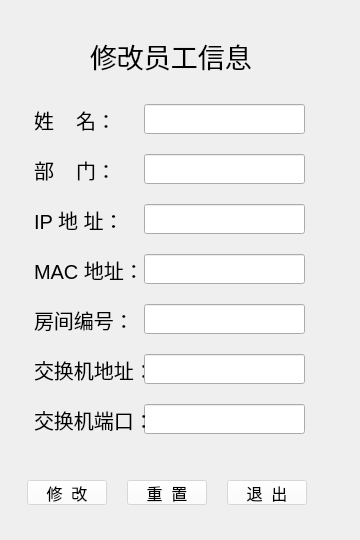
<?xml version="1.0" encoding="UTF-8"?>
<ui version="4.0">
 <class>modify_form</class>
 <widget class="QWidget" name="modify_form">
  <property name="geometry">
   <rect>
    <x>0</x>
    <y>0</y>
    <width>360</width>
    <height>540</height>
   </rect>
  </property>
  <property name="windowTitle">
   <string>Form</string>
  </property>
  <property name="styleSheet">
   <string notr="true">#modify_form{
image: url(:/添加窗口.png);
}</string>
  </property>
  <widget class="QLabel" name="title_label">
   <property name="geometry">
    <rect>
     <x>90</x>
     <y>30</y>
     <width>171</width>
     <height>51</height>
    </rect>
   </property>
   <property name="font">
    <font>
     <family>方正大黑简体</family>
     <pointsize>20</pointsize>
    </font>
   </property>
   <property name="styleSheet">
    <string notr="true">QLable{
font-color:rgb(255,255,255);
}</string>
   </property>
   <property name="text">
    <string>修改员工信息</string>
   </property>
  </widget>
  <widget class="QLabel" name="user_label">
   <property name="enabled">
    <bool>true</bool>
   </property>
   <property name="geometry">
    <rect>
     <x>34</x>
     <y>104</y>
     <width>111</width>
     <height>31</height>
    </rect>
   </property>
   <property name="font">
    <font>
     <pointsize>15</pointsize>
    </font>
   </property>
   <property name="styleSheet">
    <string notr="true"/>
   </property>
   <property name="text">
    <string>姓    名：</string>
   </property>
  </widget>
  <widget class="QLineEdit" name="user_lineEdit">
   <property name="geometry">
    <rect>
     <x>144</x>
     <y>104</y>
     <width>161</width>
     <height>30</height>
    </rect>
   </property>
   <property name="font">
    <font>
     <pointsize>15</pointsize>
    </font>
   </property>
   <property name="text">
    <string/>
   </property>
  </widget>
  <widget class="QLineEdit" name="dept_lineEdit">
   <property name="geometry">
    <rect>
     <x>144</x>
     <y>154</y>
     <width>161</width>
     <height>30</height>
    </rect>
   </property>
   <property name="font">
    <font>
     <pointsize>15</pointsize>
    </font>
   </property>
  </widget>
  <widget class="QLabel" name="dept_label">
   <property name="geometry">
    <rect>
     <x>34</x>
     <y>154</y>
     <width>111</width>
     <height>31</height>
    </rect>
   </property>
   <property name="font">
    <font>
     <pointsize>15</pointsize>
    </font>
   </property>
   <property name="text">
    <string>部    门：</string>
   </property>
  </widget>
  <widget class="QPushButton" name="modify_btn">
   <property name="geometry">
    <rect>
     <x>27</x>
     <y>480</y>
     <width>80</width>
     <height>25</height>
    </rect>
   </property>
   <property name="font">
    <font>
     <pointsize>12</pointsize>
    </font>
   </property>
   <property name="styleSheet">
    <string notr="true">QPushButton{
background-color: rgba(255, 255, 255,50%)
}</string>
   </property>
   <property name="text">
    <string>修  改</string>
   </property>
  </widget>
  <widget class="QPushButton" name="reset_btn">
   <property name="geometry">
    <rect>
     <x>127</x>
     <y>480</y>
     <width>80</width>
     <height>25</height>
    </rect>
   </property>
   <property name="font">
    <font>
     <pointsize>12</pointsize>
    </font>
   </property>
   <property name="styleSheet">
    <string notr="true">QPushButton{
background-color: rgba(255, 255, 255,50%)
}</string>
   </property>
   <property name="text">
    <string>重  置</string>
   </property>
  </widget>
  <widget class="QPushButton" name="quit_btn">
   <property name="geometry">
    <rect>
     <x>227</x>
     <y>480</y>
     <width>80</width>
     <height>25</height>
    </rect>
   </property>
   <property name="font">
    <font>
     <pointsize>12</pointsize>
    </font>
   </property>
   <property name="styleSheet">
    <string notr="true">QPushButton{
background-color: rgba(255, 255, 255,50%)
}</string>
   </property>
   <property name="text">
    <string>退  出</string>
   </property>
  </widget>
  <widget class="QLabel" name="mac_label">
   <property name="geometry">
    <rect>
     <x>34</x>
     <y>254</y>
     <width>111</width>
     <height>31</height>
    </rect>
   </property>
   <property name="font">
    <font>
     <pointsize>15</pointsize>
    </font>
   </property>
   <property name="text">
    <string>MAC 地址：</string>
   </property>
  </widget>
  <widget class="QLabel" name="ip_label">
   <property name="geometry">
    <rect>
     <x>34</x>
     <y>204</y>
     <width>111</width>
     <height>31</height>
    </rect>
   </property>
   <property name="font">
    <font>
     <pointsize>15</pointsize>
    </font>
   </property>
   <property name="text">
    <string>IP 地 址：</string>
   </property>
  </widget>
  <widget class="QLineEdit" name="mac_lineEdit">
   <property name="geometry">
    <rect>
     <x>144</x>
     <y>254</y>
     <width>161</width>
     <height>30</height>
    </rect>
   </property>
   <property name="font">
    <font>
     <pointsize>15</pointsize>
    </font>
   </property>
   <property name="text">
    <string/>
   </property>
  </widget>
  <widget class="QLineEdit" name="ip_lineEdit">
   <property name="geometry">
    <rect>
     <x>144</x>
     <y>204</y>
     <width>161</width>
     <height>30</height>
    </rect>
   </property>
   <property name="font">
    <font>
     <pointsize>15</pointsize>
    </font>
   </property>
   <property name="text">
    <string/>
   </property>
  </widget>
  <widget class="QLineEdit" name="room_lineEdit">
   <property name="geometry">
    <rect>
     <x>144</x>
     <y>304</y>
     <width>161</width>
     <height>30</height>
    </rect>
   </property>
   <property name="font">
    <font>
     <pointsize>15</pointsize>
    </font>
   </property>
   <property name="text">
    <string/>
   </property>
  </widget>
  <widget class="QLabel" name="room_label">
   <property name="geometry">
    <rect>
     <x>34</x>
     <y>304</y>
     <width>111</width>
     <height>31</height>
    </rect>
   </property>
   <property name="font">
    <font>
     <pointsize>15</pointsize>
    </font>
   </property>
   <property name="text">
    <string>房间编号：</string>
   </property>
  </widget>
  <widget class="QLabel" name="switch_label">
   <property name="geometry">
    <rect>
     <x>34</x>
     <y>354</y>
     <width>111</width>
     <height>31</height>
    </rect>
   </property>
   <property name="font">
    <font>
     <pointsize>15</pointsize>
    </font>
   </property>
   <property name="text">
    <string>交换机地址：</string>
   </property>
  </widget>
  <widget class="QLineEdit" name="switch_lineEdit">
   <property name="geometry">
    <rect>
     <x>144</x>
     <y>354</y>
     <width>161</width>
     <height>30</height>
    </rect>
   </property>
   <property name="font">
    <font>
     <pointsize>15</pointsize>
    </font>
   </property>
   <property name="text">
    <string/>
   </property>
  </widget>
  <widget class="QLineEdit" name="port_lineEdit">
   <property name="geometry">
    <rect>
     <x>144</x>
     <y>404</y>
     <width>161</width>
     <height>30</height>
    </rect>
   </property>
   <property name="font">
    <font>
     <pointsize>15</pointsize>
    </font>
   </property>
   <property name="text">
    <string/>
   </property>
  </widget>
  <widget class="QLabel" name="port_label">
   <property name="geometry">
    <rect>
     <x>34</x>
     <y>404</y>
     <width>111</width>
     <height>31</height>
    </rect>
   </property>
   <property name="font">
    <font>
     <pointsize>15</pointsize>
    </font>
   </property>
   <property name="text">
    <string>交换机端口：</string>
   </property>
  </widget>
 </widget>
 <tabstops>
  <tabstop>user_lineEdit</tabstop>
  <tabstop>dept_lineEdit</tabstop>
  <tabstop>ip_lineEdit</tabstop>
  <tabstop>mac_lineEdit</tabstop>
  <tabstop>room_lineEdit</tabstop>
  <tabstop>switch_lineEdit</tabstop>
  <tabstop>port_lineEdit</tabstop>
  <tabstop>modify_btn</tabstop>
  <tabstop>reset_btn</tabstop>
  <tabstop>quit_btn</tabstop>
 </tabstops>
 <resources>
  <include location="pic.qrc"/>
 </resources>
 <connections/>
</ui>
